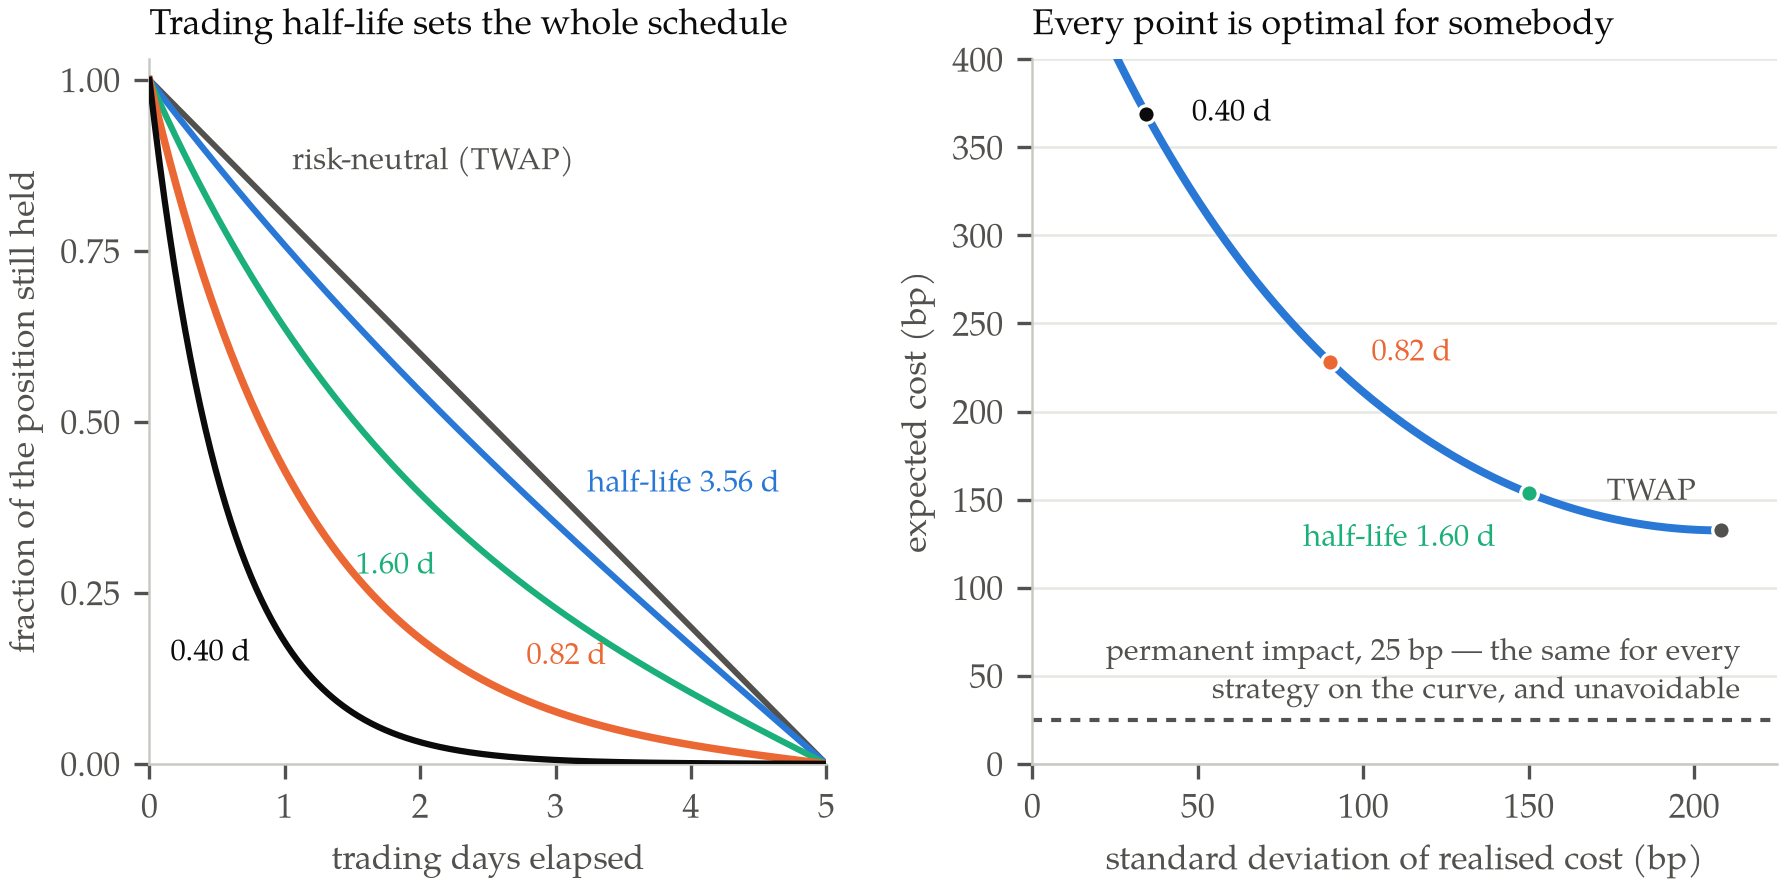

This figure's Python source:
"""Figure for report 017 — the trade-off between haste and risk, drawn twice.

Both panels use the worked example of Almgren and Chriss (2001): a one-million
share position in a 50-dollar stock whose average daily volume is five million
shares, liquidated over five trading days in daily slices.

    sigma   = 0.95 $/share/day^(1/2)   (30 per cent a year on a 50-dollar stock)
    epsilon = 1/16 $/share             (half the bid-ask spread)
    gamma   = 2.5e-7 $/share per share (permanent; 10 per cent of ADV = one spread)
    eta     = 2.5e-6 $/share per share (temporary;  1 per cent of ADV = one spread)
    eta_t   = eta - gamma*tau/2 = 2.375e-6

Left panel — the optimal holding trajectory

    x(t) = X * sinh(kappa (T - t)) / sinh(kappa T),

for four risk aversions plus the risk-neutral limit, which is the straight line
(TWAP). kappa comes from the discrete-time relation

    cosh(kappa tau) = 1 + (tau^2/2) * lambda sigma^2 / eta_t,

so kappa = 0.195, 0.433, 0.846 and 1.727 per day for lambda = 1e-7, 5e-7, 2e-6
and 1e-5. Curves are labelled by trading half-life ln2/kappa, which is the one
number a trader actually feels.

Right panel — the same five strategies as points in cost-risk space, on the
frontier traced by sweeping lambda continuously. Expected cost and cost standard
deviation are both expressed in basis points of the 50-million-dollar position:

    E = gamma X^2/2 + epsilon * sum|n_k| + (eta_t/tau) * sum n_k^2
    V = sigma^2 * tau * sum x_k^2      (k = 1..N)

The permanent-impact term gamma X^2 / 2 = 125,000 dollars, 25 bp, is identical
for every point on the curve; it is drawn as the floor the frontier cannot go
below, which is the panel's whole argument.

Palette: the blue / orange / green trio used in reports 009-016, direct-labelled
rather than legended, as this is print.
Run: python3 figures/017-execution-frontier.py
"""
import matplotlib
matplotlib.use("Agg")
import matplotlib.font_manager as fm
import matplotlib.pyplot as plt
import numpy as np
import tempfile
from pathlib import Path

SERIF = "TeX Gyre Pagella"
BLUE, ORANGE, GREEN = "#2a78d6", "#eb6834", "#1baf7a"
INK, MUTED, GRID = "#0b0b0b", "#52514e", "#e6e6e2"


def use_vendored_pagella():
    """Register tools/fonts/texgyrepagella-*.woff2 with matplotlib.

    matplotlib cannot read woff2, so decompress the vendored faces to ttf in a
    temporary directory and register those. Naming the family and hoping the
    host has it installed is what put report 008 in the wrong typeface.
    """
    vendored = sorted((Path(__file__).resolve().parent.parent / "tools" / "fonts")
                      .glob("texgyrepagella-*.woff2"))
    if not vendored:
        return False
    try:
        from fontTools.ttLib import TTFont
    except ImportError:
        return False
    cache = Path(tempfile.mkdtemp(prefix="pagella-"))
    for src in vendored:
        face = TTFont(str(src))
        face.flavor = None
        dst = cache / (src.stem + ".ttf")
        face.save(str(dst))
        fm.fontManager.addfont(str(dst))
    return SERIF in {f.name for f in fm.fontManager.ttflist}


if not use_vendored_pagella() and SERIF not in {f.name for f in fm.fontManager.ttflist}:
    raise SystemExit("TeX Gyre Pagella unavailable: install fontTools and brotli "
                     "so the vendored woff2 faces in tools/fonts/ can be used.")

plt.rcParams.update({
    "font.family": "serif", "font.serif": [SERIF], "font.size": 8.2,
    "mathtext.fontset": "custom", "mathtext.rm": SERIF,
    "mathtext.it": f"{SERIF}:italic", "mathtext.bf": f"{SERIF}:bold",
    "mathtext.cal": f"{SERIF}:italic", "mathtext.sf": SERIF, "mathtext.tt": SERIF,
    "axes.edgecolor": "#c9c9c4", "axes.linewidth": 0.6,
    "text.color": INK, "axes.labelcolor": MUTED, "xtick.color": MUTED,
    "ytick.color": MUTED, "figure.facecolor": "white", "savefig.facecolor": "white",
})

# ---- the Almgren-Chriss worked example -----------------------------------
S0, X, T, N = 50.0, 1.0e6, 5.0, 5
TAU = T / N
SIGMA, EPS, GAMMA, ETA = 0.95, 1.0 / 16.0, 2.5e-7, 2.5e-6
ETA_T = ETA - 0.5 * GAMMA * TAU
NOTIONAL = S0 * X
PERM = 0.5 * GAMMA * X ** 2


def kappa_of(lam):
    if lam <= 0.0:
        return 0.0
    return np.arccosh(1.0 + 0.5 * TAU ** 2 * lam * SIGMA ** 2 / ETA_T) / TAU


def holdings(kap, t):
    if kap == 0.0:
        return X * (1.0 - t / T)
    return X * np.sinh(kap * (T - t)) / np.sinh(kap * T)


def cost_and_risk(kap):
    x = holdings(kap, np.arange(N + 1) * TAU)
    n = -np.diff(x)
    exp_cost = PERM + EPS * np.sum(np.abs(n)) + (ETA_T / TAU) * np.sum(n ** 2)
    var = SIGMA ** 2 * TAU * np.sum(x[1:] ** 2)
    return exp_cost / NOTIONAL * 1e4, np.sqrt(var) / NOTIONAL * 1e4


fig, (axL, axR) = plt.subplots(1, 2, figsize=(7.0, 3.05),
                               gridspec_kw=dict(width_ratios=[1.0, 1.1],
                                                wspace=0.29))

# ---- left: trajectories --------------------------------------------------
CASES = [(0.0, MUTED, 0.90, (5, 6), "left", "risk-neutral (TWAP)", 1.4),
         (1e-7, BLUE, 3.05, (6, 7), "left", "half-life 3.56 d", 1.5),
         (5e-7, GREEN, 2.30, (-6, -12), "right", "1.60 d", 1.5),
         (2e-6, ORANGE, 2.60, (6, 4), "left", "0.82 d", 1.8),
         (1e-5, INK, 0.90, (-5, -12), "right", "0.40 d", 1.5)]
grid = np.linspace(0.0, T, 400)
for lam, colour, anchor, off, ha, label, lw in CASES:
    kap = kappa_of(lam)
    axL.plot(grid, holdings(kap, grid) / X, color=colour, lw=lw, zorder=3)
    axL.annotate(label, xy=(anchor, holdings(kap, anchor) / X), xytext=off,
                 textcoords="offset points", color=colour, fontsize=7.4,
                 ha=ha, va="bottom")

axL.set_xlim(0, T)
axL.set_ylim(0, 1.03)
axL.set_xlabel("trading days elapsed")
axL.set_ylabel("fraction of the position still held")
axL.set_xticks([0, 1, 2, 3, 4, 5])
axL.set_yticks([0, 0.25, 0.5, 0.75, 1.0])
axL.set_title("Trading half-life sets the whole schedule", fontsize=8.6,
              color=INK, pad=6, loc="left")
for side in ("top", "right"):
    axL.spines[side].set_visible(False)

# ---- right: the efficient frontier ---------------------------------------
lams = np.concatenate([[0.0], np.logspace(-8.4, -3.4, 500)])
pts = np.array([cost_and_risk(kappa_of(l)) for l in lams])
axR.plot(pts[:, 1], pts[:, 0], color=BLUE, lw=1.9, zorder=3)

floor_bp = PERM / NOTIONAL * 1e4
axR.axhline(floor_bp, color=MUTED, lw=1.0, ls=(0, (2.4, 2.2)), zorder=2)
axR.text(214, floor_bp + 5, "permanent impact, 25 bp — the same for every\n"
                            "strategy on the curve, and unavoidable",
         color=MUTED, fontsize=7.3, ha="right", va="bottom", linespacing=1.25)

MARKS = [(0.0, MUTED, "TWAP", (-6, 9), "right"),
         (5e-7, GREEN, "half-life 1.60 d", (-8, -11), "right"),
         (2e-6, ORANGE, "0.82 d", (10, 2), "left"),
         (1e-5, INK, "0.40 d", (11, 0), "left")]
for lam, colour, label, off, ha in MARKS:
    e, s = cost_and_risk(kappa_of(lam))
    axR.plot([s], [e], marker="o", ms=4.2, color=colour, zorder=5,
             markeredgecolor="white", markeredgewidth=0.8)
    axR.annotate(label, xy=(s, e), xytext=off, textcoords="offset points",
                 color=colour, fontsize=7.4, ha=ha, va="center")

axR.set_xlim(0, 225)
axR.set_ylim(0, 400)
axR.set_xlabel("standard deviation of realised cost (bp)")
axR.set_ylabel("expected cost (bp)")
axR.set_title("Every point is optimal for somebody", fontsize=8.6,
              color=INK, pad=6, loc="left")
for side in ("top", "right"):
    axR.spines[side].set_visible(False)
axR.grid(axis="y", color=GRID, lw=0.6, zorder=0)
axR.set_axisbelow(True)

out = Path(__file__).resolve().parent / "017-execution-frontier.png"
fig.savefig(out, dpi=300, bbox_inches="tight", pad_inches=0.03)
print(f"wrote {out}")
for lam, *_ in CASES:
    e, s = cost_and_risk(kappa_of(lam))
    print(f"  lambda={lam:9.1e}  kappa={kappa_of(lam):6.3f}  E={e:7.1f} bp  sd={s:7.1f} bp")
